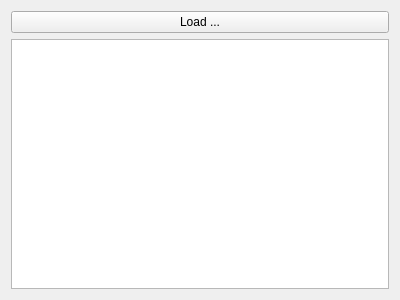
<ui version="4.0" >
 <class>sqlconfClass</class>
 <widget class="QWidget" name="sqlconfClass" >
  <property name="geometry" >
   <rect>
    <x>0</x>
    <y>0</y>
    <width>400</width>
    <height>300</height>
   </rect>
  </property>
  <property name="windowTitle" >
   <string>sqlconf</string>
  </property>
  <layout class="QVBoxLayout" >
   <item>
    <widget class="QPushButton" name="m_loadPushButton" >
     <property name="text" >
      <string>Load ...</string>
     </property>
    </widget>
   </item>
   <item>
    <widget class="QListWidget" name="m_logView" />
   </item>
  </layout>
 </widget>
 <layoutdefault spacing="6" margin="11" />
 <resources/>
 <connections/>
</ui>
